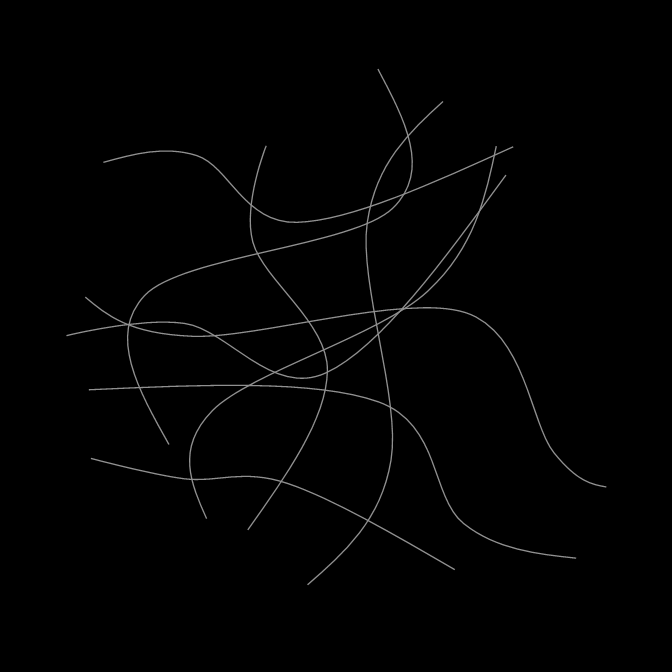
%> input picture SourceCodes/target for sCMOS and EMCCD.tif, 672 x 672 px
$ octave FrameRate.m   (GNU Octave 9; MATLAB toolbox functions it lacks are replaced by stand-ins)
%> lines starting %> are read from the running program, lines starting %| are printed output that depends on the picture; in (x1, y1, x2, y2) boxes, pixels count from 0 and x2, y2 are one past the last pixel; in counts of white or black regions, pixels touching at a corner belong together; the program's own positions count from 1
%--------------------------------------------------------------------------
% Source code for generating stacks of blinking frames of rotating target with different frame rates
% Copyright 2015 Zhiping Zeng
%--------------------------------------------------------------------------

%% Read target file

close all;
clc
InputFilepath=cd;
pixelnumber=672;
aa=zeros(pixelnumber);
targetForSCMOSAndEMCCD=imread('target for sCMOS and EMCCD.tif');
%> targetForSCMOSAndEMCCD is the input picture: size 672x672 uint8; min 0, max 144, mean 1.9
[row, col] = find( targetForSCMOSAndEMCCD > 40 );
%> row = 7981 values from 70 to 585; col = 7981 values from 67 to 607
num = size(row, 1);
%> num = 7981
bb=aa;
for i = 1:2:num
    bb(row(i), col(i)) = 1;
end
%> this loop made 3991 passes
%> i on passes 3 to 5: 5, 7, 9
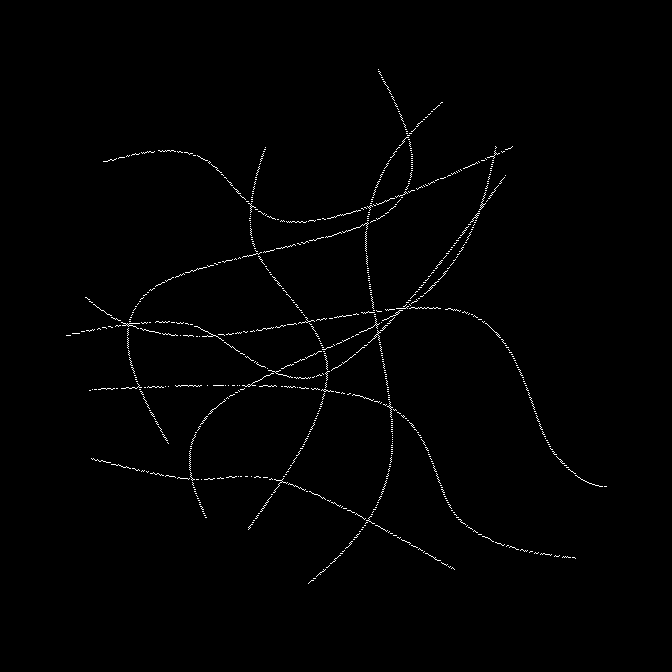
%> bb: size 672x672 double; values 0 (black) and 1 (white), 0.88% white in thin lines or dots, all inside (x1, y1, x2, y2) = (66, 69, 607, 584)
imshow(bb,[])

%% Generate power law blinking

n1=10;   %sCMOS
% n1=5*10/3; %EMCCD
n2=0;
%> (the run ends here)

$ run again, with SourceCodes/resolution_target_3.tif copied over SourceCodes/target for sCMOS and EMCCD.tif
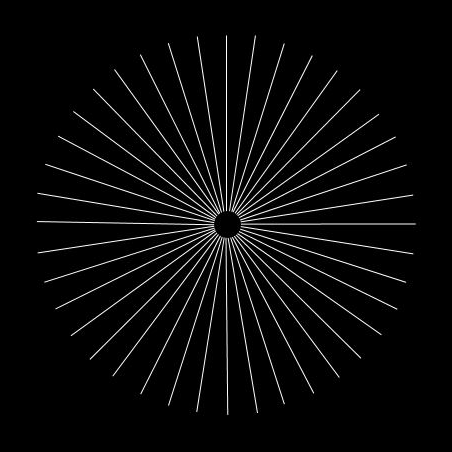
%> input picture SourceCodes/resolution_target_3.tif, 452 x 452 px
%> targetForSCMOSAndEMCCD is the input picture: size 452x452 uint8; min 0, max 255, mean 9.4
%> row = 11532 values from 36 to 415; col = 11532 values from 38 to 416
%> `num = size(row, 1);`: num = 11532
%> the loop `for i = 1:2:num` made 5766 passes
%> i on passes 3 to 5: 5, 7, 9
%> after the loop `for i = 1:2:num`:
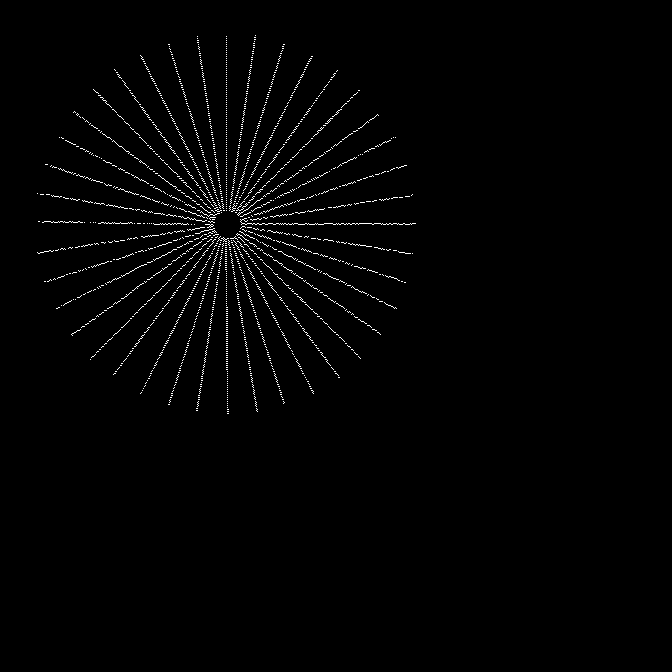
%> bb: size 672x672 double; values 0 (black) and 1 (white), 1.3% white in thin lines or dots, all inside (x1, y1, x2, y2) = (37, 35, 416, 414)
%> the loop `for n=1:2:1.5*num` made 8649 passes
